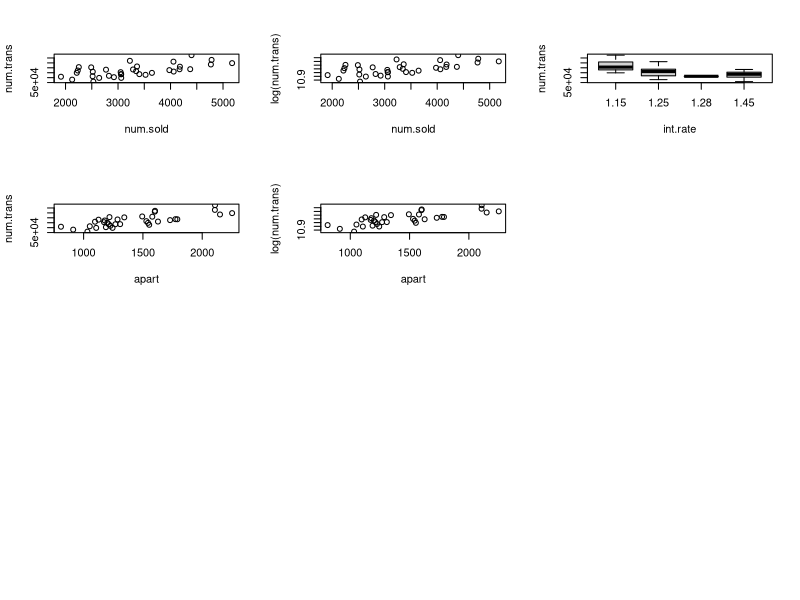

R code for this plot: (Note: this script raises an error after producing the figure.)
###Lag1 Data:
#LSdata <- read.csv("Data1.csv", header = T)
###Lag2 Data:
LSdata <- read.csv("Data2mon.csv", header = T)

#find the correlation with all quantitative variables
b <- cbind(LSdata[,2:9], LSdata[,12:18])
cor(b)
summary(LSdata[,2:17])

attach(LSdata)

###Check Residual Plots
par(mfrow=c(4,3))
plot(num.sold, num.trans, xlab = "num.sold" , ylab = "num.trans")
plot(num.sold, log(num.trans), xlab = "num.sold" , ylab = "log(num.trans)")
plot(factor(int.rate), num.trans, xlab = "int.rate" , ylab = "num.trans")

plot(apart, num.trans, xlab = "apart" , ylab = "num.trans")
plot(apart, log(num.trans), xlab = "apart" , ylab = "log(num.trans)")
plot(primeTime, num.trans, xlab = "primeTime" , ylab = "num.trans")

plot(ave.pri, num.trans, xlab = "ave.pri($)" , ylab = "num.trans")
plot(ave.pri, log(num.trans), xlab = "ave.pri($)" , ylab = "log(num.trans)")
plot(timeNumOrder, num.trans, xlab = "timeNumOrder (t=1:34, from Apr 2014 - Jan 2017)" , ylab = "num.trans")

plot(tot.perm, num.trans, xlab = "tot.perm" , ylab = "num.trans")
plot(tot.perm, log(num.trans), xlab = "tot.perm" , ylab = "log(num.trans)")
plot(season, num.trans, xlab = "season" , ylab = "num.trans")


#Data Transformation:
num.trans = num.trans/1000
num.sold = num.sold/1000
ave.pri = ave.pri/1000
HPI = HPI /100
tot.perm = tot.perm/1000000
apart = apart/1000

# ANOVA testing
anovatest = aov(log(num.trans) ~ season)
TukeyHSD(anovatest)



###Variables with all explanatory variables: 

fit1 <- lm(log(num.trans) ~ detached + apart + num.sold + ave.pri + monthNum + ave.pri + HPI + tot.perm + season + primeTime + newHomes + X5yr.mortg + X1yr.mortg + int.rate + GIC + timeNumOrder, data = LSdata)
sum1 <- summary(fit1)
sum1

###Variable Selection:
library(leaps)
s1 <- regsubsets(log(num.trans)~ detached + apart + tHouse + ave.pri + HPI + tot.perm + primeTime + season + monthNum + newHomes + int.rate + GIC + timeNumOrder, data = LSdata, method = "exhaustive")
ss1 <- summary(s1)
ss1
ss1$cp


###fit2 has 7 explan. variables
fit2 <- lm(log(num.trans) ~ primeTime + season + monthNum + int.rate + ave.pri + tot.perm + apart)
sum2 <- summary(fit2)
sum2

###fit3 has 5 explan. variables
fit3 <- lm(log(num.trans) ~ apart + HPI + tot.perm + season + primeTime)
sum3 <- summary(fit3)
sum3

###fit4 has 5 explan. variables with "spring" baseline.
season <- relevel(factor(season), ref = "Spring")
fit4 <- lm(log(num.trans) ~ apart + HPI + tot.perm + season + primeTime)
sum4 <- summary(fit4)
sum4

ls.diag(fit4)

###Check Residual Plots

residSally <- resid(fit3)
predSally <- predict(fit3)
par(mfrow=c(2,3))
qqnorm(residSally)
plot(predSally, residSally, xlab = "Predicted/1000", ylab = "Residuals")
abline(h=0)
plot(HPI, residSally, xlab = "HPI", ylab = "Residuals")
abline(h=0)
plot(tot.perm, residSally, xlab = "tot.perm/100000", ylab = "Residuals")
abline(h=0)
plot(apart, residSally, xlab = "apart/1000", ylab = "Residuals")
abline(h=0)

###Check for Quadratic Terms 
modelquad <- lm(log(num.trans) ~ (HPI + tot.perm)^2 + I(HPI^2) + I(tot.perm^2) + apart + season1 + primeTime)
summary(modelquad)


###Check for DW statistics
library(lmtest)
dw1 <- dwtest(log(num.trans) ~ primeTime + season + monthNum + int.rate + ave.pri + tot.perm + apart, alternative="two.sided")
dw1
dw2 <- dwtest(log(num.trans) ~ apart + HPI + tot.perm + season + primeTime, alternative="two.sided")
dw2

###Function to calculate the leave-one-out cross validation error.
ls.cvrmse <- function(ls.out)
{
  res.cv <- ls.out$residuals / (1.0 - ls.diag(ls.out)$hat)
  # Identify NA's and remove them.
  is.na.res <- is.na(res.cv)
  res.cv <- res.cv[!is.na.res]
  cvrmse <- sqrt(sum(res.cv^2) / length(res.cv))
  return(cvrmse)
}

fit2.cvrmse <- ls.cvrmse(fit2)
fit2.cvrmse

fit3.cvrmse <- ls.cvrmse(fit3)
fit3.cvrmse
###should be same with 4 beause only basaeline was changed
fit4.cvrmse <- ls.cvrmse(fit4)
fit4.cvrmse

##Randomly select half of the data as training set and the rest as holdout set.
##Do the regression using the training set and predict on the holdout set to get the rmse.
##We summarize the comparisons of 3 models int the table.
#cross-validation
#cross-validation
n = 34
id.subset1 <- sort(sample(1:n, round(n/2), replace = FALSE))
#subset1 is training and subset2 is holdout
LSdata.subset1 <- LSdata[id.subset1,]
LSdata.subset2 <- LSdata[-id.subset1,] 

# 7 var
fit2 <- lm(log(num.trans) ~ primeTime + season + monthNum + int.rate + ave.pri + tot.perm + apart, data=LSdata.subset1)
pred2 <- predict(fit2,LSdata.subset2)
err2 <- sqrt(mean((log(LSdata.subset2$num.trans)-pred2)^2))
err2

# 5 var
fit3 <- lm(log(num.trans) ~ apart + HPI + tot.perm + season + primeTime, data=LSdata.subset1)
pred3 <- predict(fit3,LSdata.subset2)
err3 <- sqrt(mean((log(LSdata.subset2$num.trans)-pred3)^2))
err3
